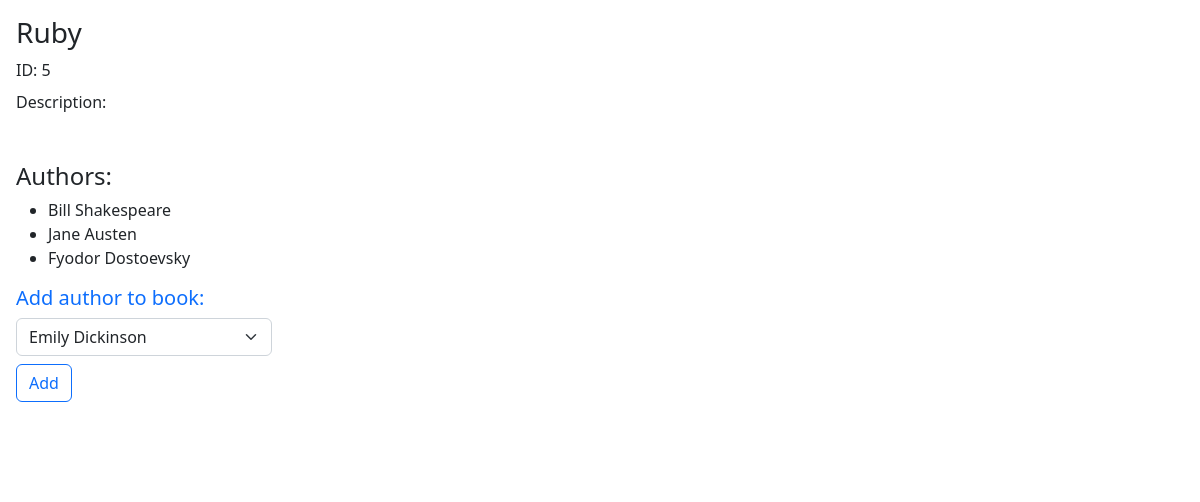
The app's page /books/5/ with its own data.
### books_authors_app/models.py (models this page shows)
class Book(models.Model):
    title=models.CharField(max_length=255)
    desc=models.TextField(default='')
    created_at=models.DateTimeField(auto_now_add=True)
    updated_at=models.DateTimeField(auto_now=True)

class Author(models.Model):
    first_name=models.CharField(max_length=45)
    last_name=models.CharField(max_length=45)
    books=models.ManyToManyField(Book,related_name="authors")
    notes=models.TextField(default='')
    created_at=models.DateTimeField(auto_now_add=True)
    updated_at=models.DateTimeField(auto_now=True)

### books_authors_app/views.py (the view)
# urls.py: path('books/<id>/',views.books_show),
def books_show(request,id):
    book_authors=Book.objects.get(id=id).authors.all()
    authors=Author.objects.all()
    not_book_authors=[]
    for element in authors :
        if element not in book_authors:
            not_book_authors.append(element)
    context={
        "book":Book.objects.get(id=id),
        "book_authors":Book.objects.get(id=id).authors.all(),
        "not_book_authors":not_book_authors,
    }
    return render(request,"books_show.html",context)

### books_authors_app/templates/books_show.html (shortened to what this page needs)
<!DOCTYPE html>
<html lang="en">
<head>
    <link href="https://cdn.jsdelivr.net/npm/bootstrap@5.2.1/dist/css/bootstrap.min.css" rel="stylesheet">
</head>
<body>
    <main class="card border-0" style="width: 18rem;">
        <div class="card-body">
            <h1 class="card-title fs-3">{{book.title}}</h1>
            <div class="card-text my-2">
                <span>ID: {{book.id}}</span>
            </div>
            <div class="card-text">
                Description:
            </div>
            <div class="card-text my-5">
                <h4>Authors:</h4>
                <ul>
                    {% for book_author in book_authors %}
                    <li>{{book_author.first_name}} {{book_author.last_name}}</li>
                    {% endfor %}
                </ul>
                {% if not_book_authors %}
                <form action="add_author/" method="POST">
                    <h5 class="text-primary">Add author to book:</h5>
                    <select name="author" id="author" class="form-select">
                        {% for author in not_book_authors %}
                        <option value="{{author.id}}">{{author.first_name}} {{author.last_name}}</option>
                        {% endfor %}
                    </select>
                    <input type="submit" value="Add" class="btn btn-outline-primary my-2">
                </form>
                {% endif %}
            </div>
        </div>
    </main>
</body>
</html>

### records on screen
Book: title "Ruby", id "5"
Author: first_name "Bill", last_name "Shakespeare"
Author: first_name "Jane", last_name "Austen"
Author: first_name "Fyodor", last_name "Dostoevsky"

### other values on screen
form field author "Emily Dickinson"
